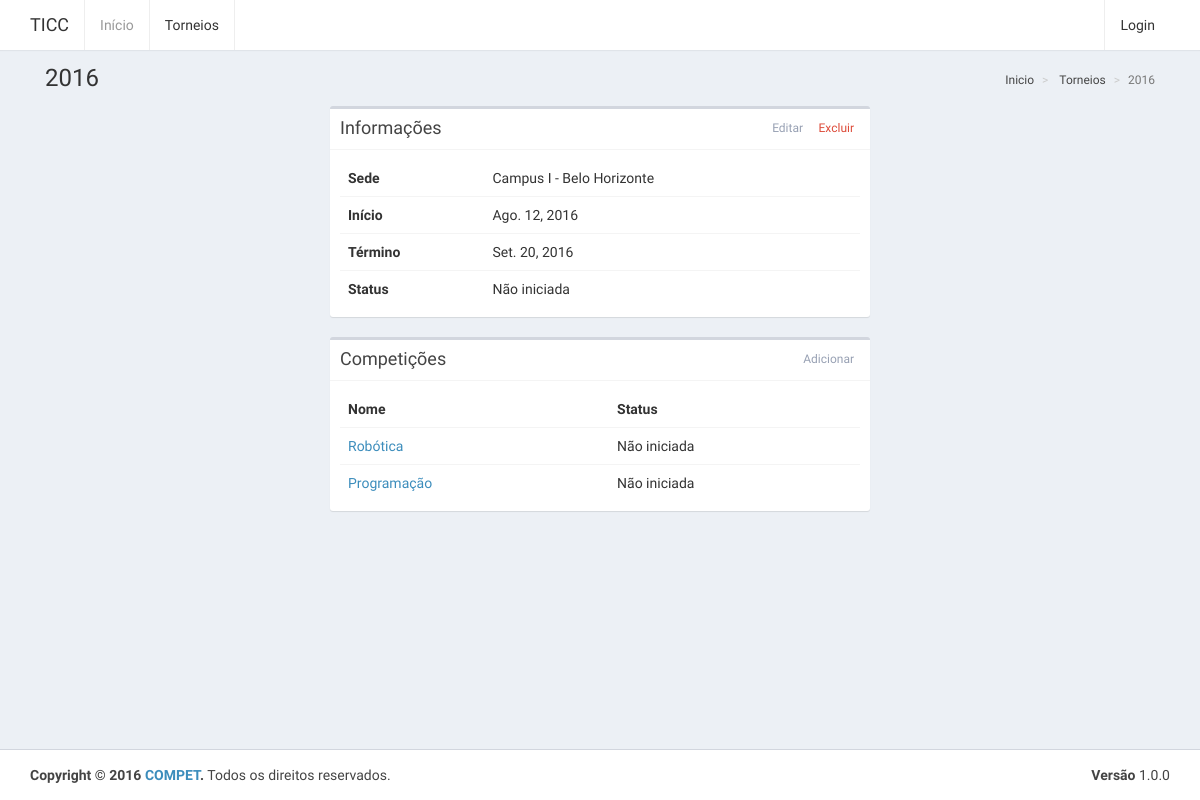
/torneios/6, run on the app's committed database.
### website/models.py (models this page shows, shortened)
class Torneio(models.Model):
	sede = models.ForeignKey(Campus, on_delete=models.CASCADE, default=None)
	responsavel = models.ForeignKey(User)
	inicio = models.DateField()
	termino = models.DateField()
	def status(self):
		now = date.today()
		if now < self.inicio:
			return 'status-waiting'
		elif now <= self.termino:
			return 'status-in-progress'
		else:
			return 'status-ended'
	def __str__(self):
		return str(self.inicio.year)

class Campus(models.Model):
	cidade = models.CharField(max_length=255)
	numero = models.CharField(max_length=2)
	def __str__(self):
		return 'Campus ' + self.numero + ' - ' + self.cidade

class Competicao(models.Model):
	torneio = models.ForeignKey(Torneio, on_delete=models.CASCADE, related_name="competicoes")
	categoria = models.ForeignKey(Categoria, on_delete=models.CASCADE)
	responsavel = models.ForeignKey(User, on_delete=models.SET_NULL, null=True)
	def __str__(self):
		return self.categoria.nome

class Categoria(models.Model):
	nome = models.CharField(max_length=255)
	regras = models.TextField()

### website/views.py (the view)
# urls.py: url(r'torneios/(?P<pkTorneio>[0-9]+)$', views.torneios_detalhes),
def torneios_detalhes(request, pkTorneio):
	torneio = get_object_or_404(Torneio, pk=pkTorneio)
	context = {
		'torneio': torneio,
		'breadcrumb': [
			{'nome': 'Inicio', 'link': '/'},
			{'nome': 'Torneios', 'link': '/torneios'},
			{'nome': torneio},
		]
	}
	return render(request, 'torneios-detalhes.html', context)

### templates/torneios-detalhes.html
{% extends "base.html" %}
{% block content-title %}
    {{ torneio }}
{% endblock content-title %}
{% block breadcrumb %}
    {% include "breadcrumb.html" %}
{% endblock breadcrumb %}
{% block content %}
	{% include "torneios-detalhes-informacoes.html" %}
	{% include "torneios-detalhes-competicoes.html" %}
{% endblock content %}

### templates/breadcrumb.html
<ol class="breadcrumb">
    {% for item in breadcrumb %}
        {% if item.link %}
            <li>
                <a href="{{ item.link }}">{{ item.nome }}</a>
            </li>
        {% else %}
            <li class="active">{{ item.nome }}</li>
        {% endif %}
    {% endfor %}
</ol>

### templates/torneios-detalhes-informacoes.html
<div class="row">
    <div class="col-md-6 col-md-offset-3">
        <div class="box">
            <div class="box-header with-border">
                <h3 class="box-title">Informações</h3>
                <div class="box-tools pull-right">
                    <a href="/torneios/editar/{{ torneio.pk }}" class="btn btn-box-tool">Editar</a>
                    <a class="btn btn-box-tool text-red" data-toggle="modal" data-target="#dialog" onclick="showDialog('Tem certeza que deseja excluir?', '/torneios/excluir/{{ torneio.pk }}')">Excluir</a>
                </div>
            </div>
            <div class="box-body">
                <table class="table">
                    <tr class="info-table-first-row">
                        <td><b>Sede</b></td>
                        <td>{{ torneio.sede }}</td>
                    </tr>
                    <tr>
                        <td><b>Início</b></td>
                        <td>{{ torneio.inicio }}</td>
                    </tr>
                    <tr>
                        <td><b>Término</b></td>
                        <td>{{ torneio.termino }}</td>
                    </tr>
                    <tr>
                        <td><b>Status</b></td>
                        <td class="{{ torneio.status }}"></td>
                    </tr>
                </table>
            </div>
        </div>
    </div>
</div>

### templates/torneios-detalhes-competicoes.html
<div class="row">
    <div class="col-md-6 col-md-offset-3">
        <div class="box" id="brexit">
            <div class="box-header with-border">
                <h3 class="box-title">Competições</h3>
                <div class="box-tools pull-right">
                    <a href="/competicoes/novo/{{ torneio.pk }}" class="btn btn-box-tool">Adicionar</a>
                </div>
            </div>
            <div class="box-body">
                <table class="table">
                    <tr>
                        <th>Nome</th>
                        <th>Status</th>
                    </tr>
                    {% for competicao in torneio.competicoes.all %}
                        <tr>
                            <td><a href="/competicoes/{{competicao.pk}}">{{ competicao }}</a></td>
                            <td class="{{ torneio.status }}"></td>
                        </tr>
                    {% endfor %}
                </table>
            </div>
        </div>
    </div>
</div>

### data on the page
Torneio: inicio "2016", nome "2016", sede "Campus I - Belo Horizonte", inicio "Ago. 12, 2016", termino "Set. 20, 2016"
Competicao: categoria.nome "Robótica"
Competicao: categoria.nome "Programação"

### other printed values
{{ item.nome }} "Inicio" "Torneios"
